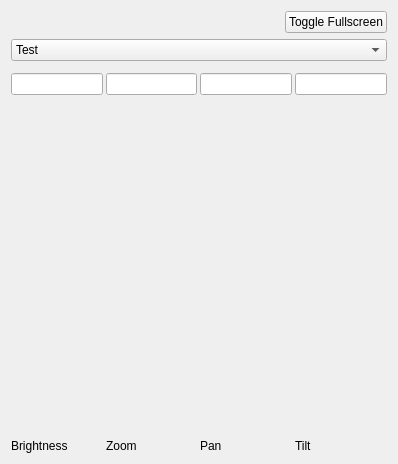
<?xml version='1.0' encoding='UTF-8'?>
<ui version="4.0">
 <class>Form</class>
 <widget class="CDPBaseContainer" name="Form">
  <property name="geometry">
   <rect>
    <x>0</x>
    <y>0</y>
    <width>398</width>
    <height>464</height>
   </rect>
  </property>
  <property name="minimumSize">
   <size>
    <width>300</width>
    <height>300</height>
   </size>
  </property>
  <property name="maximumSize">
   <size>
    <width>400</width>
    <height>500</height>
   </size>
  </property>
  <property name="windowTitle">
   <string>Form</string>
  </property>
  <property name="cdpTargetRouting">
   <string>VWController.VisionControllers.VisionController0.Tile01</string>
  </property>
  <layout class="QVBoxLayout" name="verticalLayout">
   <item>
    <layout class="QHBoxLayout" name="horizontalLayout">
     <item>
      <widget class="CDPBaseLabel" name="label">
       <property name="font">
        <font>
         <family>Open Sans</family>
         <pointsize>12</pointsize>
         <bold>true</bold>
        </font>
       </property>
       <property name="alignment">
        <set>Qt::AlignLeading|Qt::AlignLeft|Qt::AlignVCenter</set>
       </property>
       <property name="stylingType">
        <enum>CDPBaseLabel::SubHeading</enum>
       </property>
       <property name="cdpRouting" stdset="0">
        <string>.ShortName</string>
       </property>
      </widget>
     </item>
     <item>
      <spacer name="horizontalSpacer">
       <property name="orientation">
        <enum>Qt::Horizontal</enum>
       </property>
       <property name="sizeHint" stdset="0">
        <size>
         <width>40</width>
         <height>20</height>
        </size>
       </property>
      </spacer>
     </item>
     <item>
      <widget class="CDPBaseButtonMsg" name="messageButton">
       <property name="maximumSize">
        <size>
         <width>200</width>
         <height>25</height>
        </size>
       </property>
       <property name="text">
        <string>Toggle Fullscreen</string>
       </property>
       <property name="svgFile">
        <string notr="true">:/themes/openbridge5_dusk/buttons/buttonPlain.svg</string>
       </property>
       <property name="pushRoutables" stdset="0">
        <stringlist notr="true">
         <string>cdpPressedRouting</string>
         <string>cdpRouting</string>
        </stringlist>
       </property>
       <property name="cdpTextCommand">
        <string>ToggleFullscreen</string>
       </property>
       <property name="cdpParameterRouting" stdset="0">
        <string>.ShortName</string>
       </property>
       <property name="cdpRoutingRouting" stdset="0">
        <string>.Parent</string>
       </property>
      </widget>
     </item>
    </layout>
   </item>
   <item>
    <widget class="CDPBaseComboBox" name="comboBox">
     <property name="focusPolicy">
      <enum>Qt::ClickFocus</enum>
     </property>
     <property name="svgFile">
      <string notr="true">:/themes/openbridge5_dusk/buttons/spinBox.svg</string>
     </property>
     <property name="cdpRouting" stdset="0">
      <string>.Source.Value</string>
     </property>
     <property name="pushRoutables" stdset="0">
      <stringlist notr="true">
       <string>cdpRouting</string>
      </stringlist>
     </property>
     <item>
      <property name="text">
       <string>Test</string>
      </property>
     </item>
     <item>
      <property name="text">
       <string>Camera01</string>
      </property>
     </item>
     <item>
      <property name="text">
       <string>Camera02</string>
      </property>
     </item>
     <item>
      <property name="text">
       <string>Camera03</string>
      </property>
     </item>
     <item>
      <property name="text">
       <string>Camera04</string>
      </property>
     </item>
     <item>
      <property name="text">
       <string>Camera05</string>
      </property>
     </item>
     <item>
      <property name="text">
       <string>Camera06</string>
      </property>
     </item>
     <item>
      <property name="text">
       <string>Camera07</string>
      </property>
     </item>
     <item>
      <property name="text">
       <string>Camera08</string>
      </property>
     </item>
     <item>
      <property name="text">
       <string>Camera09</string>
      </property>
     </item>
     <item>
      <property name="text">
       <string>Camera10</string>
      </property>
     </item>
     <item>
      <property name="text">
       <string>Camera11</string>
      </property>
     </item>
     <item>
      <property name="text">
       <string>Camera12</string>
      </property>
     </item>
     <item>
      <property name="text">
       <string>Camera13</string>
      </property>
     </item>
     <item>
      <property name="text">
       <string>Camera14</string>
      </property>
     </item>
     <item>
      <property name="text">
       <string>Camera15</string>
      </property>
     </item>
     <item>
      <property name="text">
       <string>Camera16</string>
      </property>
     </item>
     <item>
      <property name="text">
       <string>Camera17</string>
      </property>
     </item>
    </widget>
   </item>
   <item>
    <widget class="CDPBaseLine" name="horizontalLine">
     <property name="svgFile">
      <string notr="true">:/themes/openbridge5_dusk/backgrounds/bgBorder.svg</string>
     </property>
    </widget>
   </item>
   <item>
    <layout class="QGridLayout" name="gridLayout_15">
     <property name="spacing">
      <number>3</number>
     </property>
     <item column="3" row="1">
      <widget class="CDPBaseSlider" name="slider_40">
       <property name="sizePolicy">
        <sizepolicy hsizetype="Fixed" vsizetype="Expanding">
         <horstretch>0</horstretch>
         <verstretch>0</verstretch>
        </sizepolicy>
       </property>
       <property name="numPos">
        <enum>CDPBaseTickMarks::NumbersAutoLeft</enum>
       </property>
       <property name="numFont">
        <font>
         <pointsize>5</pointsize>
         <stylestrategy>PreferAntialias</stylestrategy>
        </font>
       </property>
       <property name="numPrecision" stdset="0">
        <number>2</number>
       </property>
       <property name="minValue">
        <double>-1.000000000000000</double>
       </property>
       <property name="maxValue">
        <double>1.000000000000000</double>
       </property>
       <property name="svgFile">
        <string notr="true">:/themes/openbridge5_day/sliders/sliderRoundKnob.svg</string>
       </property>
       <property name="joystick" stdset="0">
        <bool>true</bool>
       </property>
       <property name="fillStartValue">
        <double>0.000000000000000</double>
       </property>
       <property name="cdpRouting" stdset="0">
        <string>.TiltSpeed.Value</string>
       </property>
       <property name="cdpSend" stdset="0">
        <enum>CDPBaseSlider::onMoveAndRelease</enum>
       </property>
       <property name="pushRoutables" stdset="0">
        <stringlist notr="true">
         <string>cdpRouting</string>
        </stringlist>
       </property>
      </widget>
     </item>
     <item column="3" row="0">
      <widget class="CDPBaseLineEdit" name="lineEdit_88">
       <property name="precision">
        <number>2</number>
       </property>
       <property name="svgFile">
        <string notr="true">:/themes/openbridge5_dusk/backgrounds/bgLineEdit.svg</string>
       </property>
       <property name="cdpScaling" stdset="0">
        <double>100.000000000000000</double>
       </property>
       <property name="cdpRouting" stdset="0">
        <string>.TiltSpeed.Value</string>
       </property>
       <property name="cdpPromptForChanges" stdset="0">
        <bool>false</bool>
       </property>
       <property name="pushRoutables" stdset="0">
        <stringlist notr="true">
         <string>cdpRouting</string>
        </stringlist>
       </property>
      </widget>
     </item>
     <item column="2" row="0">
      <widget class="CDPBaseLineEdit" name="lineEdit_87">
       <property name="precision">
        <number>2</number>
       </property>
       <property name="svgFile">
        <string notr="true">:/themes/openbridge5_dusk/backgrounds/bgLineEdit.svg</string>
       </property>
       <property name="cdpScaling" stdset="0">
        <double>100.000000000000000</double>
       </property>
       <property name="cdpRouting" stdset="0">
        <string>.PanSpeed.Value</string>
       </property>
       <property name="cdpPromptForChanges" stdset="0">
        <bool>false</bool>
       </property>
       <property name="pushRoutables" stdset="0">
        <stringlist notr="true">
         <string>cdpRouting</string>
        </stringlist>
       </property>
      </widget>
     </item>
     <item column="1" row="0">
      <widget class="CDPBaseLineEdit" name="lineEdit_86">
       <property name="precision">
        <number>2</number>
       </property>
       <property name="svgFile">
        <string notr="true">:/themes/openbridge5_day/backgrounds/bgLineEdit.svg</string>
       </property>
       <property name="cdpScaling" stdset="0">
        <double>100.000000000000000</double>
       </property>
       <property name="cdpRouting" stdset="0">
        <string>.ZoomSpeed.Value</string>
       </property>
       <property name="cdpPromptForChanges" stdset="0">
        <bool>false</bool>
       </property>
       <property name="pushRoutables" stdset="0">
        <stringlist notr="true">
         <string>cdpRouting</string>
        </stringlist>
       </property>
      </widget>
     </item>
     <item column="0" row="1">
      <widget class="CDPBaseSlider" name="slider_39">
       <property name="sizePolicy">
        <sizepolicy hsizetype="Fixed" vsizetype="Expanding">
         <horstretch>0</horstretch>
         <verstretch>0</verstretch>
        </sizepolicy>
       </property>
       <property name="minimumSize">
        <size>
         <width>0</width>
         <height>0</height>
        </size>
       </property>
       <property name="numPos">
        <enum>CDPBaseTickMarks::NumbersAutoLeft</enum>
       </property>
       <property name="numFont">
        <font>
         <pointsize>5</pointsize>
         <stylestrategy>PreferAntialias</stylestrategy>
        </font>
       </property>
       <property name="numPrecision" stdset="0">
        <number>2</number>
       </property>
       <property name="maxValue">
        <double>1.000000000000000</double>
       </property>
       <property name="svgFile">
        <string notr="true">:/themes/openbridge5_dusk/sliders/sliderRoundKnob.svg</string>
       </property>
       <property name="value">
        <double>0.500000000000000</double>
       </property>
       <property name="cdpRouting" stdset="0">
        <string>.Brightness.Value</string>
       </property>
       <property name="cdpSend" stdset="0">
        <enum>CDPBaseSlider::onSliderMoved</enum>
       </property>
       <property name="pushRoutables" stdset="0">
        <stringlist notr="true">
         <string>cdpRouting</string>
        </stringlist>
       </property>
      </widget>
     </item>
     <item column="1" row="2">
      <widget class="CDPBaseLabel" name="label_105">
       <property name="text">
        <string>Zoom</string>
       </property>
      </widget>
     </item>
     <item column="0" row="2">
      <widget class="CDPBaseLabel" name="label_106">
       <property name="text">
        <string>Brightness</string>
       </property>
      </widget>
     </item>
     <item column="0" row="0">
      <widget class="CDPBaseLineEdit" name="lineEdit_85">
       <property name="precision">
        <number>2</number>
       </property>
       <property name="svgFile">
        <string notr="true">:/themes/openbridge5_day/backgrounds/bgLineEdit.svg</string>
       </property>
       <property name="cdpScaling" stdset="0">
        <double>100.000000000000000</double>
       </property>
       <property name="cdpRouting" stdset="0">
        <string>.Brightness.Value</string>
       </property>
       <property name="cdpPromptForChanges" stdset="0">
        <bool>false</bool>
       </property>
       <property name="pushRoutables" stdset="0">
        <stringlist notr="true">
         <string>cdpRouting</string>
        </stringlist>
       </property>
      </widget>
     </item>
     <item column="1" row="1">
      <widget class="CDPBaseSlider" name="slider_37">
       <property name="sizePolicy">
        <sizepolicy hsizetype="Fixed" vsizetype="Expanding">
         <horstretch>0</horstretch>
         <verstretch>0</verstretch>
        </sizepolicy>
       </property>
       <property name="numPos">
        <enum>CDPBaseTickMarks::NumbersAutoLeft</enum>
       </property>
       <property name="numFont">
        <font>
         <pointsize>5</pointsize>
         <stylestrategy>PreferAntialias</stylestrategy>
        </font>
       </property>
       <property name="numPrecision" stdset="0">
        <number>2</number>
       </property>
       <property name="minValue">
        <double>-1.000000000000000</double>
       </property>
       <property name="maxValue">
        <double>1.000000000000000</double>
       </property>
       <property name="svgFile">
        <string notr="true">:/themes/openbridge5_dusk/sliders/sliderRoundKnob.svg</string>
       </property>
       <property name="joystick" stdset="0">
        <bool>true</bool>
       </property>
       <property name="fillStartValue">
        <double>0.000000000000000</double>
       </property>
       <property name="cdpRouting" stdset="0">
        <string>.ZoomSpeed.Value</string>
       </property>
       <property name="cdpSend" stdset="0">
        <enum>CDPBaseSlider::onMoveAndRelease</enum>
       </property>
       <property name="pushRoutables" stdset="0">
        <stringlist notr="true">
         <string>cdpRouting</string>
        </stringlist>
       </property>
      </widget>
     </item>
     <item column="2" row="2">
      <widget class="CDPBaseLabel" name="label_107">
       <property name="text">
        <string>Pan</string>
       </property>
      </widget>
     </item>
     <item column="2" row="1">
      <widget class="CDPBaseSlider" name="slider_38">
       <property name="sizePolicy">
        <sizepolicy hsizetype="Fixed" vsizetype="Expanding">
         <horstretch>0</horstretch>
         <verstretch>0</verstretch>
        </sizepolicy>
       </property>
       <property name="numPos">
        <enum>CDPBaseTickMarks::NumbersAutoLeft</enum>
       </property>
       <property name="numFont">
        <font>
         <pointsize>5</pointsize>
         <stylestrategy>PreferAntialias</stylestrategy>
        </font>
       </property>
       <property name="numPrecision" stdset="0">
        <number>2</number>
       </property>
       <property name="minValue">
        <double>-1.000000000000000</double>
       </property>
       <property name="maxValue">
        <double>1.000000000000000</double>
       </property>
       <property name="svgFile">
        <string notr="true">:/themes/openbridge5_dusk/sliders/sliderRoundKnob.svg</string>
       </property>
       <property name="joystick" stdset="0">
        <bool>true</bool>
       </property>
       <property name="fillStartValue">
        <double>0.000000000000000</double>
       </property>
       <property name="cdpRouting" stdset="0">
        <string>.PanSpeed.Value</string>
       </property>
       <property name="cdpSend" stdset="0">
        <enum>CDPBaseSlider::onMoveAndRelease</enum>
       </property>
       <property name="pushRoutables" stdset="0">
        <stringlist notr="true">
         <string>cdpRouting</string>
        </stringlist>
       </property>
      </widget>
     </item>
     <item column="3" row="2">
      <widget class="CDPBaseLabel" name="label_108">
       <property name="text">
        <string>Tilt</string>
       </property>
      </widget>
     </item>
    </layout>
   </item>
  </layout>
 </widget>
 <customwidgets>
  <customwidget>
   <class>CDPBaseLineEdit</class>
   <extends>QLineEdit</extends>
   <header>CDPBaseWidgets/CDPBaseLineEdit.h</header>
  </customwidget>
  <customwidget>
   <class>CDPBaseComboBox</class>
   <extends>QComboBox</extends>
   <header>CDPBaseWidgets/CDPBaseComboBox.h</header>
  </customwidget>
  <customwidget>
   <class>CDPBaseSlider</class>
   <extends>QWidget</extends>
   <header>CDPBaseWidgets/CDPBaseSlider.h</header>
  </customwidget>
  <customwidget>
   <class>CDPBaseContainer</class>
   <extends>QWidget</extends>
   <header>CDPBaseWidgets/CDPBaseContainer.h</header>
   <container>1</container>
  </customwidget>
  <customwidget>
   <class>CDPBaseButton</class>
   <extends>QPushButton</extends>
   <header>CDPBaseWidgets/CDPBaseButton.h</header>
  </customwidget>
  <customwidget>
   <class>CDPBaseButtonMsg</class>
   <extends>CDPBaseButton</extends>
   <header>CDPBaseWidgets/CDPBaseButtonMsg.h</header>
  </customwidget>
  <customwidget>
   <class>CDPBaseLabel</class>
   <extends>QLabel</extends>
   <header>CDPBaseWidgets/CDPBaseLabel.h</header>
  </customwidget>
  <customwidget>
   <class>CDPBasePicture</class>
   <extends>QWidget</extends>
   <header>CDPBaseWidgets/CDPBasePicture.h</header>
  </customwidget>
  <customwidget>
   <class>CDPBaseLine</class>
   <extends>CDPBasePicture</extends>
   <header>CDPBaseWidgets/CDPBaseLine.h</header>
  </customwidget>
 </customwidgets>
 <resources/>
 <connections/>
</ui>
